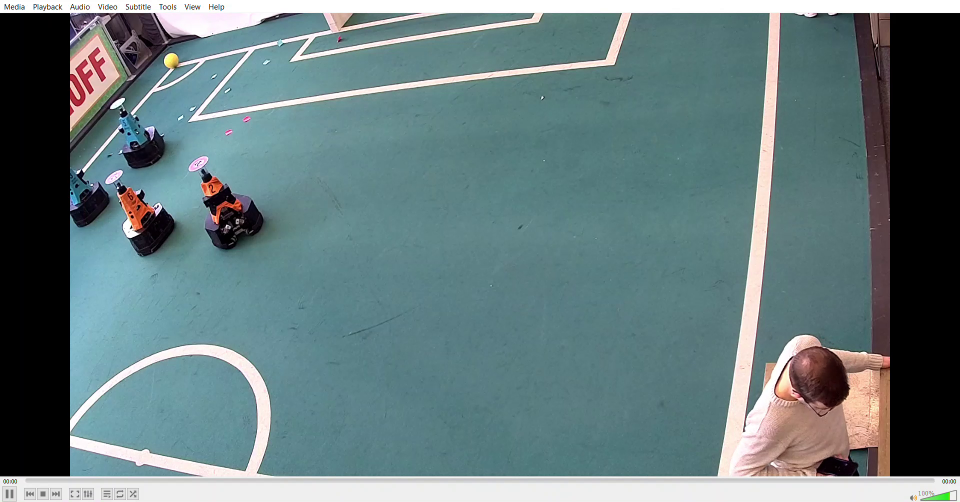
#> input picture frame 17 of Image Transformation (to Top view)/2v2.mp4, 1920 x 1004 px, given in place of Media1.mp4, which was not available (shown at 1/2 size)
$ jupyter execute 'Robot detection while moving.ipynb'
#> lines starting #> are read from the running program, lines starting #| are printed output that depends on the picture; after the words box and inside, x2 and y2 are one past the last pixel; in counts of white or black regions, pixels touching at a corner belong together; pictures that were not available may be replaced by others from this repository, and a replacement may not be noted
[cell 1]
import cv2

# Initialize video capture object from default camera
cap = cv2.VideoCapture('Media1.mp4')

# Define initial frame for background subtraction
ret, frame = cap.read()
#> frame is the input picture: shape (1004, 1920, 3); mean B, G, R 125.1, 122.7, 101.4
gray = cv2.cvtColor(frame, cv2.COLOR_BGR2GRAY)
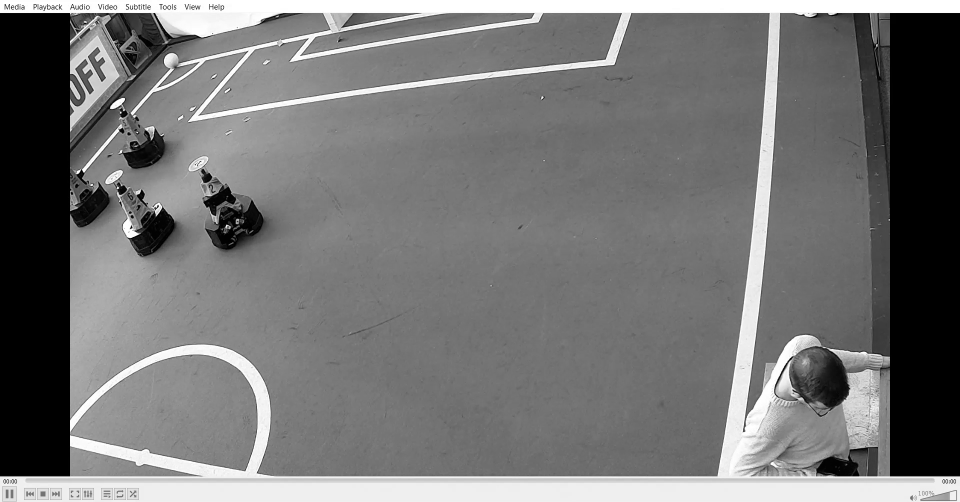
#> gray: shape (1004, 1920) (shown at 1/2 size); min 0, max 255, mean 116.6
gray = cv2.GaussianBlur(gray, (21, 21), 0)
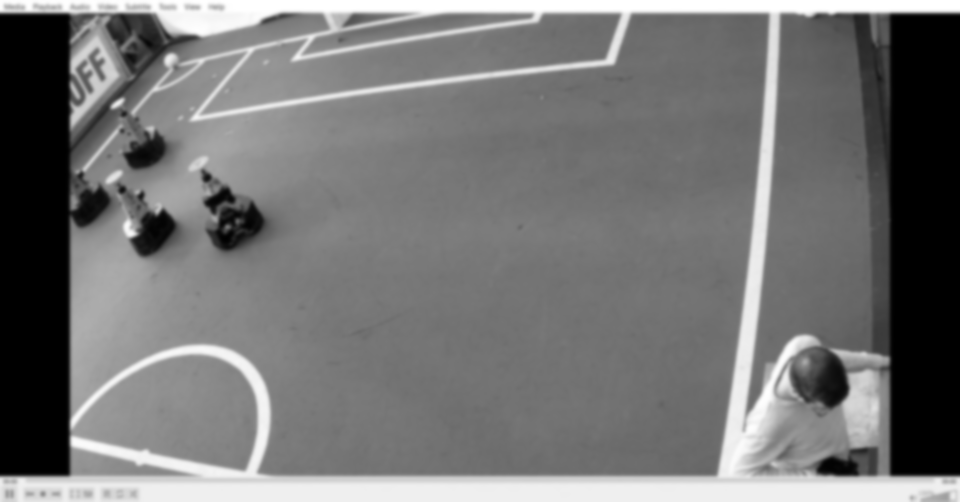
#> gray: shape (1004, 1920) (shown at 1/2 size); min 0, max 255, mean 116.6
bg = gray

while True:
    # Read frame from video capture object
    ret, frame = cap.read()

    # Convert frame to grayscale and apply Gaussian blur
    gray = cv2.cvtColor(frame, cv2.COLOR_BGR2GRAY)
    gray = cv2.GaussianBlur(gray, (21, 21), 0)

    # Calculate absolute difference between background and current frame
    diff = cv2.absdiff(bg, gray)
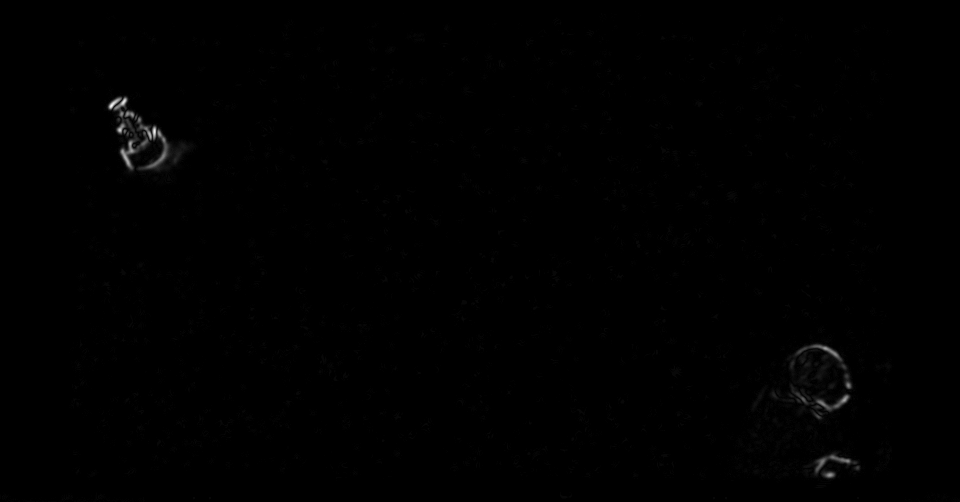
#> diff: shape (1004, 1920) (shown at 1/2 size); min 0, max 31, mean 0.1; drawn with min black and max white

    # Apply threshold to remove small differences and obtain binary image
    thresh = cv2.threshold(diff, 25, 255, cv2.THRESH_BINARY)[1]
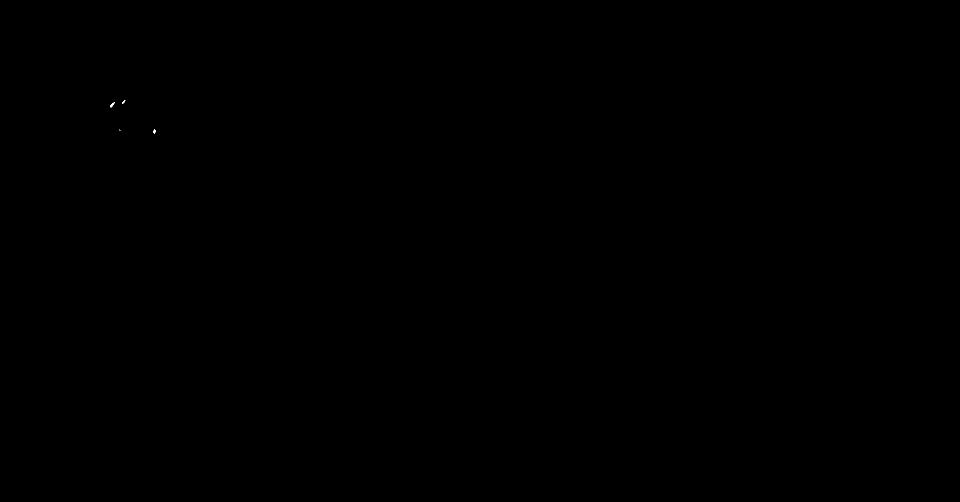
#> thresh: shape (1004, 1920) (shown at 1/2 size); 0% white in thin lines or dots, all inside (x1, y1, x2, y2) = (220, 200, 311, 268)

    # Dilate binary image to fill in holes and find contours of moving objects
    kernel = cv2.getStructuringElement(cv2.MORPH_ELLIPSE, (5, 5))
    thresh = cv2.dilate(thresh, kernel, iterations=4)
#> thresh: shape (1004, 1920); 0.08% white; 3 white regions
    contours, hierarchy = cv2.findContours(thresh, cv2.RETR_EXTERNAL, cv2.CHAIN_APPROX_SIMPLE)
#> contours = 3 contours; box (x1, y1, x2, y2) and area: (212, 192, 259, 223) 800, (299, 250, 319, 276) 379, (231, 251, 249, 269) 212

    # Draw bounding boxes around moving objects and calculate their centroids
    for contour in contours:
        if cv2.contourArea(contour) < 1000:
            continue
        (x, y, w, h) = cv2.boundingRect(contour)
        cv2.rectangle(frame, (x, y), (x + w, y + h), (0, 255, 0), 2)
        centroid_x = int(x + w/2)
        centroid_y = int(y + h/2)
        cv2.circle(frame, (centroid_x, centroid_y), 3, (0, 0, 255), -1)
#> this loop made 3 passes

    # Show resulting image with bounding boxes and centroids
    cv2.imshow("Frame", frame)

    # Update background model using current frame
    bg = gray

    # Wait for key press to exit
    if cv2.waitKey(1) & 0xFF == ord('q'):
#> (key q is pressed here)
        break

# Release video capture object and close windows
cap.release()
cv2.destroyAllWindows()

$ run again, starting later in the video
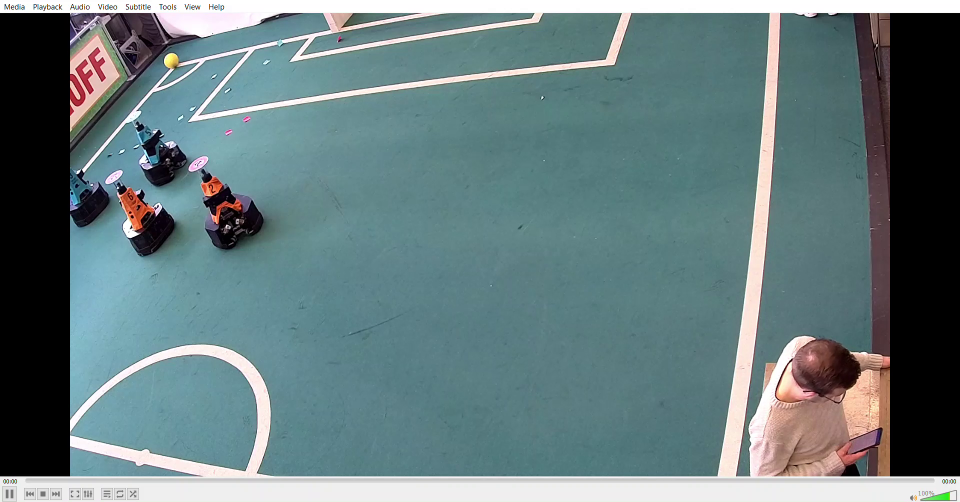
#> input picture frame 143 of Image Transformation (to Top view)/2v2.mp4, 1920 x 1004 px, given in place of Media1.mp4, which was not available (shown at 1/2 size)
#> frame is the input picture: shape (1004, 1920, 3); mean B, G, R 125.1, 122.6, 101.6
#> `gray = cv2.GaussianBlur(gray, (21, 21), 0)`:
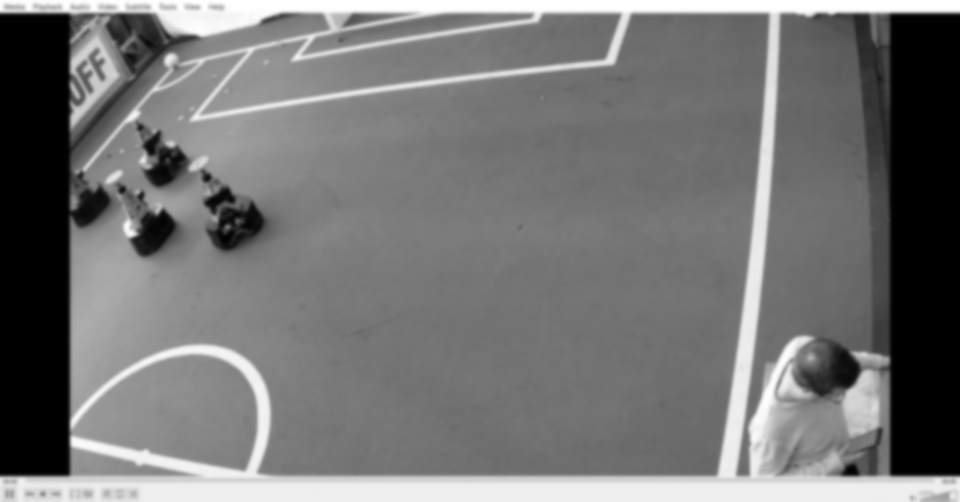
#> gray: shape (1004, 1920) (shown at 1/2 size); min 0, max 255, mean 116.5
#> `diff = cv2.absdiff(bg, gray)`:
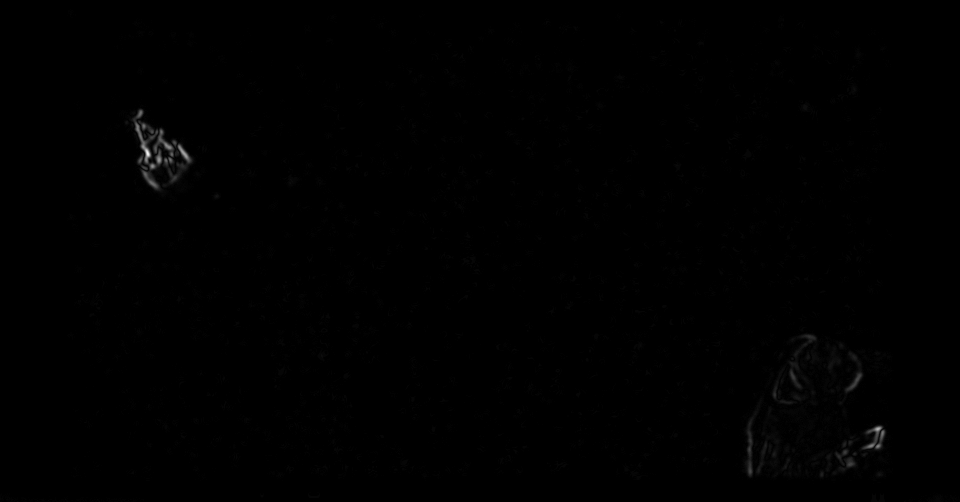
#> diff: shape (1004, 1920) (shown at 1/2 size); min 0, max 37, mean 0.1; drawn with min black and max white
#> contours = 2 contours; box (x1, y1, x2, y2) and area: (283, 291, 307, 321) 513, (1746, 849, 1766, 867) 242
#> the loop `for contour in contours:` made 2 passes
